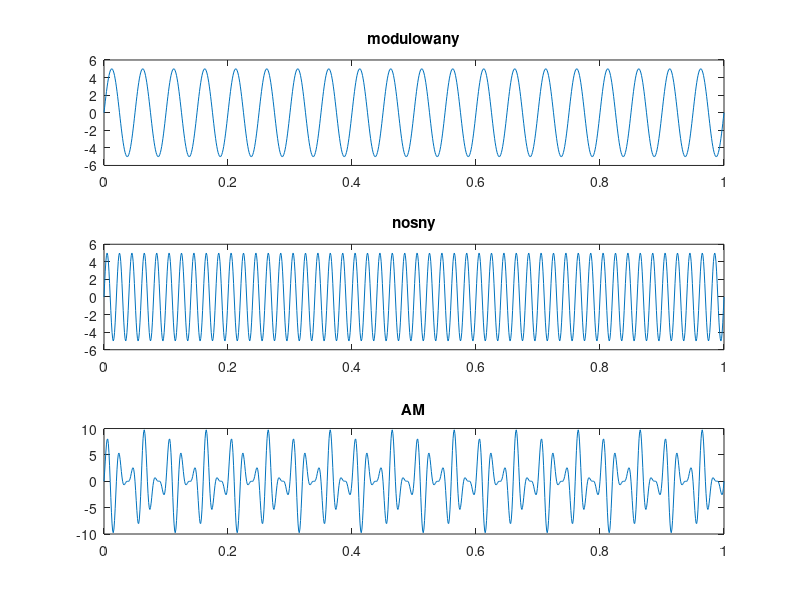
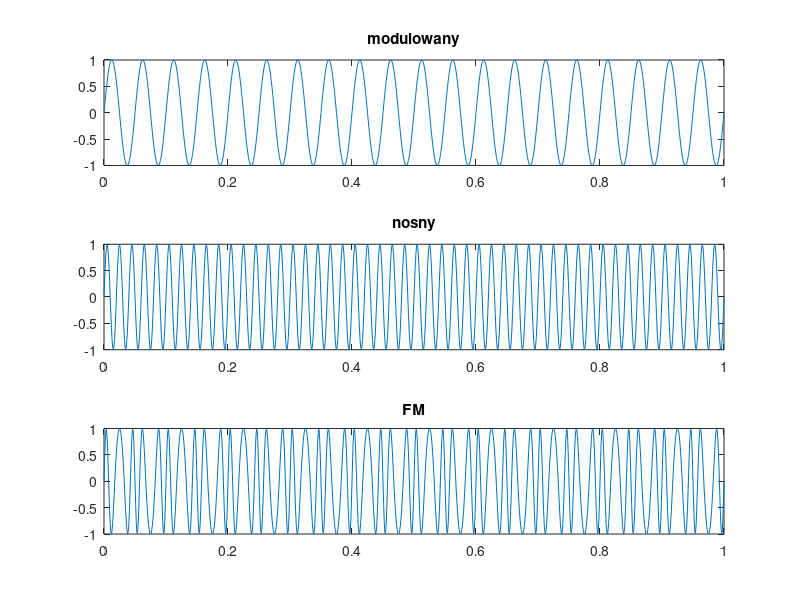

Reproduce these figures in MATLAB, in order.
%Amplitude and Frequency Modulation 

clc;
clear all;
close all;


%AM
t=0:0.001:1;
A=5;
fm=20; %czestotliwosc modulowana
fc=50; %czestotliwosc nosna
h=1; %indeks modulacji

y=A*sin(2*pi*fm*t); %sygnal modulowany
s=A*sin(2*pi*fc*t); %sygnal nosny
yam=(A+h*y).*sin(2*pi*fc*t); %AM sygnal


figure(1)
subplot(3,1,1)
plot(t,y);
title('modulowany');

subplot(3,1,2);
plot(t,s);
title('nosny');

subplot(3,1,3);
plot(t,yam);
title('AM');

%FM
t1=0:0.001:1;
A1=1;
fm1=20; %czestotliwosc modulowana
fc1=50; %czestotliwosc nosna
h1=1;

y1=A1*sin(2*pi*fm*t1); %sygnal modulowany
s1=A1*sin(2*pi*fc*t1); %sygnal nosny
yfm=A1*sin(2*pi*fc1*t+(h1.*A1*sin(2*pi*fm1*t))); %FM sygnal


figure(2)
subplot(3,1,1);
plot(t,y1);
title('modulowany');

subplot(3,1,2);
plot(t,s1);
title('nosny');

subplot(3,1,3);
plot(t,yfm);
title('FM');

